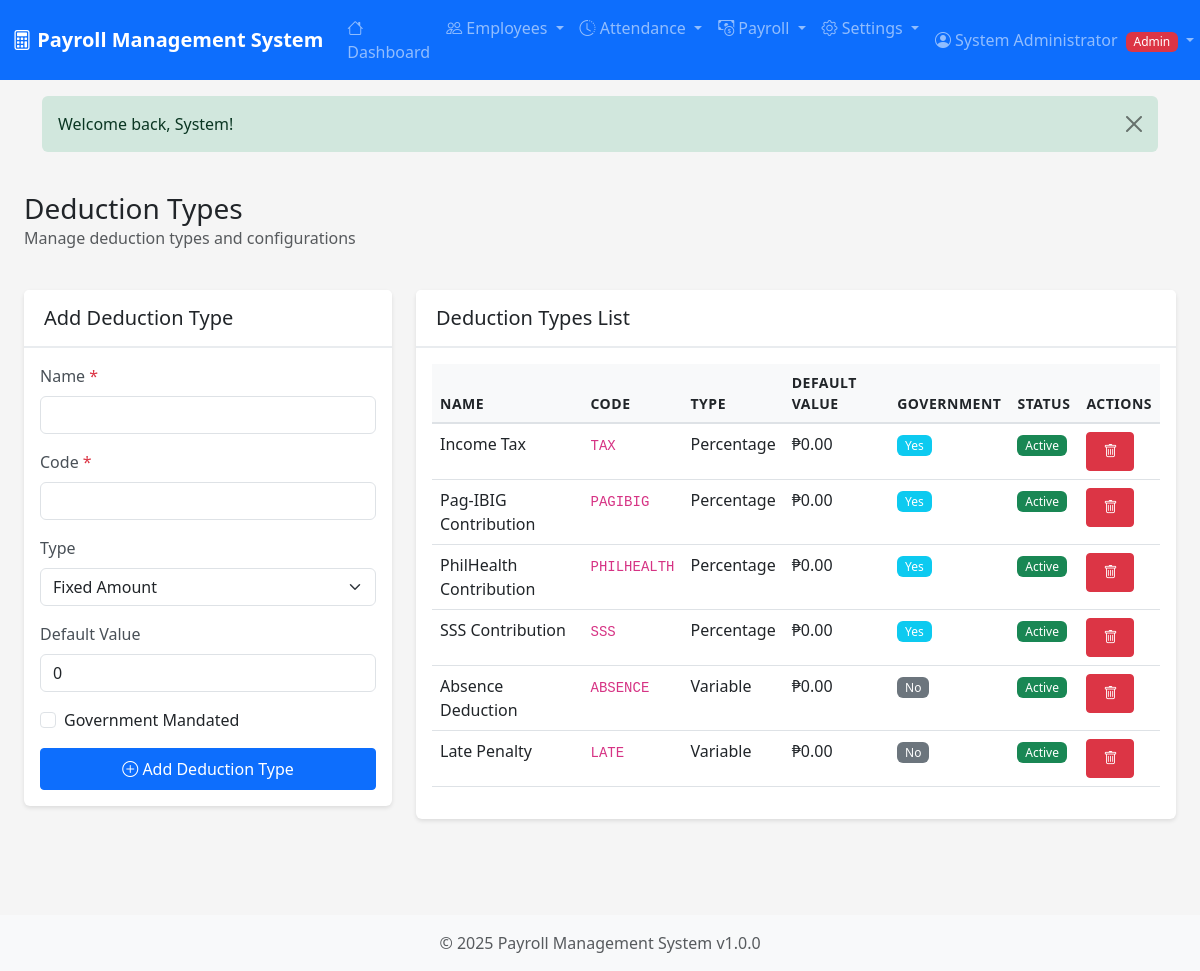
Screenshot of /settings/deductions.php (signed in) with the database file from the repository.
### tables this page shows
CREATE TABLE `deduction_types` (
  `id` int(11) NOT NULL,
  `name` varchar(100) NOT NULL,
  `code` varchar(20) NOT NULL,
  `type` enum('fixed','percentage','variable') NOT NULL,
  `default_value` decimal(12,2) DEFAULT 0.00,
  `is_government_mandated` tinyint(1) DEFAULT 0,
  `is_active` tinyint(1) DEFAULT 1,
  `description` text DEFAULT NULL,
  `created_at` timestamp NOT NULL DEFAULT current_timestamp(),
  `updated_at` timestamp NOT NULL DEFAULT current_timestamp() ON UPDATE current_timestamp()
);

### includes/functions.php (called while the page is built, shortened)
<?php
function formatCurrency($amount) {
    return '₱' . number_format($amount, 2, '.', ',');
}

### settings/deductions.php (the view, shortened to what this page needs)
<?php
require_once __DIR__ . '/../includes/functions.php';
$database = new Database();
$conn = $database->getConnection();
$deductions = $conn->query("SELECT * FROM deduction_types ORDER BY is_government_mandated DESC, name")->fetchAll();
require_once __DIR__ . '/../includes/header.php';
?>
<div class="container-fluid">
    <div class="row mb-4">
        <div class="col-12">
            <h1 class="h3 mb-0">Deduction Types</h1>
            <p class="text-muted">Manage deduction types and configurations</p>
        </div>
    </div>
    <div class="row">
        <div class="col-md-4">
            <div class="card">
                <div class="card-header">
                    <h5 class="mb-0">Add Deduction Type</h5>
                </div>
                <div class="card-body">
                    <form method="POST" action="">
                        <div class="mb-3">
                            <label class="form-label">Name <span class="text-danger">*</span></label>
                            <input type="text" class="form-control" name="name" required>
                        </div>
                        <div class="mb-3">
                            <label class="form-label">Code <span class="text-danger">*</span></label>
                            <input type="text" class="form-control" name="code" required style="text-transform: uppercase;">
                        </div>
                        <div class="mb-3">
                            <label class="form-label">Type</label>
                            <select class="form-select" name="type">
                                <option value="fixed">Fixed Amount</option>
                            </select>
                        </div>
                        <div class="mb-3">
                            <label class="form-label">Default Value</label>
                            <input type="number" class="form-control currency-input" name="default_value" step="0.01" min="0" value="0">
                        </div>
                        <div class="mb-3 form-check">
                            <input type="checkbox" class="form-check-input" name="is_government_mandated" id="is_government">
                            <label class="form-check-label" for="is_government">Government Mandated</label>
                        </div>
                        <button type="submit" name="add" class="btn btn-primary w-100">
                            <i class="bi bi-plus-circle"></i> Add Deduction Type
                        </button>
                    </form>
                </div>
            </div>
        </div>
        <div class="col-md-8">
            <div class="card">
                <div class="card-header">
                    <h5 class="mb-0">Deduction Types List</h5>
                </div>
                <div class="card-body">
                    <?php if (count($deductions) > 0): ?>
                    <div class="table-responsive">
                        <table class="table table-hover">
                            <thead>
                                <tr>
                                    <th>Name</th>
                                    <th>Code</th>
                                    <th>Type</th>
                                    <th>Default Value</th>
                                    <th>Government</th>
                                    <th>Status</th>
                                    <th>Actions</th>
                                </tr>
                            </thead>
                            <tbody>
                                <?php foreach ($deductions as $ded): ?>
                                <tr>
                                    <td><?php echo htmlspecialchars($ded['name']); ?></td>
                                    <td><code><?php echo htmlspecialchars($ded['code']); ?></code></td>
                                    <td><?php echo ucfirst($ded['type']); ?></td>
                                    <td><?php echo formatCurrency($ded['default_value']); ?></td>
                                    <td>
                                        <?php if ($ded['is_government_mandated']): ?>
                                        <span class="badge bg-info">Yes</span>
                                        <?php else: ?>
                                        <span class="badge bg-secondary">No</span>
                                        <?php endif; ?>
                                    </td>
                                    <td>
                                        <span class="badge bg-<?php echo $ded['is_active'] ? 'success' : 'danger'; ?>">
                                            <?php echo $ded['is_active'] ? 'Active' : 'Inactive'; ?>
                                        </span>
                                    </td>
                                    <td>
                                        <form method="POST" action="" style="display: inline;" onsubmit="return confirm('Are you sure you want to delete this deduction type? This action cannot be undone.');">
                                            <button type="submit" name="delete" class="btn btn-danger btn-sm btn-delete" title="Delete">
                                                <i class="bi bi-trash"></i>
                                            </button>
                                        </form>
                                    </td>
                                </tr>
                                <?php endforeach; ?>
                            </tbody>
                        </table>
                    </div>
                    <?php else: ?>
                    <p class="text-muted text-center">No deduction types found.</p>
                    <?php endif; ?>
                </div>
            </div>
        </div>
    </div>
</div>
<?php require_once __DIR__ . '/../includes/footer.php'; ?>

### assets/css/style.css (style rules this page uses)
:root { --primary-color: #0d6efd; --secondary-color: #6c757d; --success-color: #198754; --danger-color: #dc3545; --warning-color: #ffc107; --info-color: #0dcaf0; --light-color: #f8f9fa; --dark-color: #212529; }
body { font-family: 'Segoe UI', Tahoma, Geneva, Verdana, sans-serif; background-color: #f5f5f5; min-height: 100vh; display: flex; flex-direction: column; }
.card { border: none; box-shadow: 0 2px 4px rgba(0, 0, 0, 0.1); transition: box-shadow 0.3s; margin-bottom: 1.5rem; }
.card-header { background-color: #fff; border-bottom: 2px solid #e9ecef; font-weight: 600; padding: 1rem 1.25rem; }
.table { background-color: #fff; }
.table thead th { background-color: #f8f9fa; border-bottom: 2px solid #dee2e6; font-weight: 600; text-transform: uppercase; font-size: 0.875rem; letter-spacing: 0.5px; }
.badge { padding: 0.35em 0.65em; font-weight: 500; }
.btn { border-radius: 4px; font-weight: 500; padding: 0.5rem 1rem; transition: all 0.3s; }
.form-label { font-weight: 500; margin-bottom: 0.5rem; color: #495057; }

### rows the page displays
deduction_types: name "Income Tax", code "TAX", type "Percentage", default_value "₱0.00", is_government_mandated "Yes", is_active "Active"
deduction_types: name "Pag-IBIG Contribution", code "PAGIBIG", type "Percentage", default_value "₱0.00", is_government_mandated "Yes", is_active "Active"
deduction_types: name "PhilHealth Contribution", code "PHILHEALTH", type "Percentage", default_value "₱0.00", is_government_mandated "Yes", is_active "Active"
deduction_types: name "SSS Contribution", code "SSS", type "Percentage", default_value "₱0.00", is_government_mandated "Yes", is_active "Active"
deduction_types: name "Absence Deduction", code "ABSENCE", type "Variable", default_value "₱0.00", is_government_mandated "No", is_active "Active"
deduction_types: name "Late Penalty", code "LATE", type "Variable", default_value "₱0.00", is_government_mandated "No", is_active "Active"

### other values shown
APP_NAME "Payroll Management System"
$currentUser['full_name'] "System Administrator"
$currentUser['role'] "Admin"
$flashMessage['message'] "Welcome back, System!"
APP_VERSION "1.0.0"
